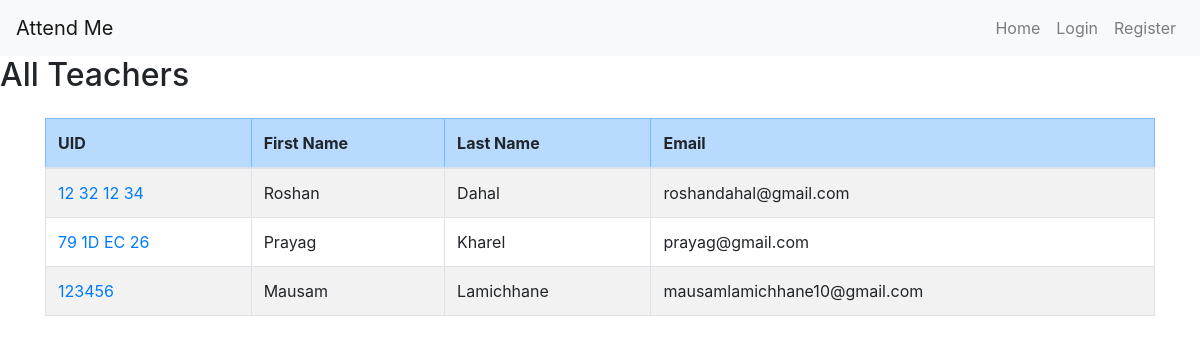
Screenshot of /admin/teachers (signed in) with the database file from the repository.
### main.py (models this page shows)
class Ad_teacher(db.Model):
    uid: Mapped[str] = mapped_column(String(100), primary_key=True)
    email: Mapped[str] = mapped_column(String(100), unique=True, nullable=False)
    password: Mapped[str] = mapped_column(String(100), nullable=False)
    first_name: Mapped[str] = mapped_column(String(1000), nullable=False)
    last_name: Mapped[str] = mapped_column(String(100), nullable=False)

### main.py (the view)
@app.route('/admin/teachers')
def get_teachers():
    if session.get('user_role', '') != 'admin':
        flash("Unauthorized access!", "danger")
        return redirect(url_for('home'))
    teachers = Ad_teacher.query.all()  # This fetches all the rows
    teacher_list = []  # Empty list to store dictionaries
    for teacher in teachers:
        teacher_list.append({
            'first_name': teacher.first_name,
            'last_name': teacher.last_name,
            'email': teacher.email,
            'uid': teacher.uid
        })
    print("courses: ", teacher_list)
    return render_template('all_teachers.html',
                           teacher_list=teacher_list
                           )

### templates/all_teachers.html
{% extends "base.html" %} {% block content %}
<h2>All Teachers</h2>
<div class="container mt-4">
    <div class="table-responsive">
        <table class="table table-striped table-hover table-bordered">
            <thead class="table-primary">
                <tr>
                    <th>UID</th>
                    <th>First Name</th>
                    <th>Last Name</th>
                    <th>Email</th>
                </tr>
            </thead>
            <tbody>
                {% for teacher in teacher_list %}
                <tr>
                    <td><a href="{{ url_for('get_teachers', teacherid=teacher.uid) }}" class="text-decoration-none text-primary">{{ teacher.uid }}</a></td>
                    <td>{{ teacher.first_name }}</td>
                    <td>{{ teacher.last_name }}</td>
                    <td>{{ teacher.email }}</td>
                </tr>
                {% endfor %}
            </tbody>
        </table>
    </div>
</div>
{% endblock %}

### templates/base.html (shortened to what this page needs)
<!DOCTYPE html>
<html>
  <head>
    <link
      rel="stylesheet"
      href="https://stackpath.bootstrapcdn.com/bootstrap/4.5.2/css/bootstrap.min.css"
    />
  </head>
  <body>
    <nav class="navbar navbar-expand-lg navbar-light bg-light">
      <a class="navbar-brand" href="/">Attend Me</a>
      <div class="collapse navbar-collapse">
        <ul class="navbar-nav ml-auto">
          <li class="nav-item">
            <a class="nav-link" href="{{ url_for('home') }}">Home</a>
          </li>
          {% if not logged_in %}
          <li class="nav-item">
            <a class="nav-link" href="{{ url_for('login') }}">Login</a>
          </li>
          <li class="nav-item">
            <a class="nav-link" href="{{ url_for('register') }}">Register</a>
          </li>
          {% else %}
          <li class="nav-item">
            <a class="nav-link" href="{{ url_for('logout') }}">Log Out</a>
          </li>
          {% endif %}
        </ul>
      </div>
    </nav>
    {% block content %} {% endblock %}
  </body>
</html>

### rows the page displays
Ad_teacher: uid "12 32 12 34", first_name "Roshan", last_name "Dahal", email "roshandahal@gmail.com"
Ad_teacher: uid "79 1D EC 26", first_name "Prayag", last_name "Kharel", email "prayag@gmail.com"
Ad_teacher: uid "123456", first_name "Mausam", last_name "Lamichhane", email "mausamlamichhane10@gmail.com"
